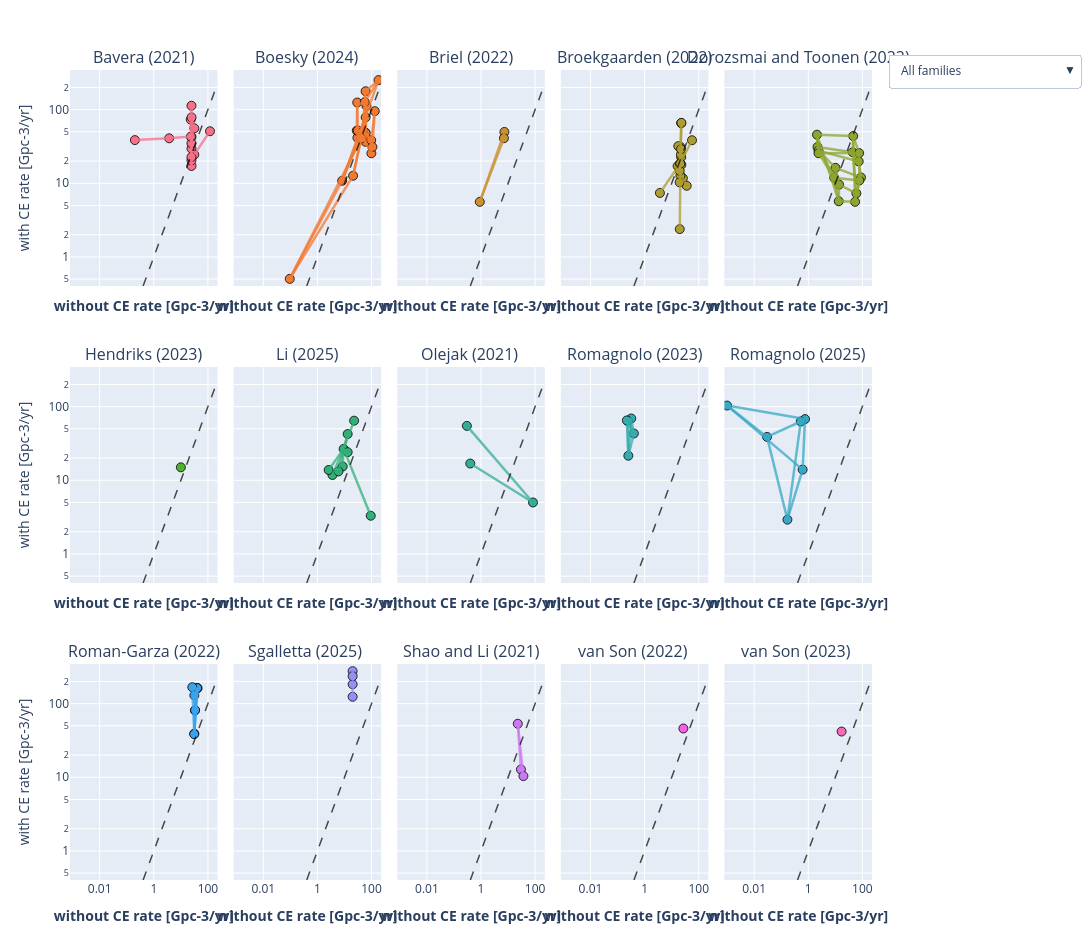

Write notebook code for a chart like this one.
### Code cell
fig = plot_ce_vs_withoutce_rate_by_study_plotly(
    path_to_file="/Users/floorbroekgaarden/Projects/GitHub/Rates_of_Formation_Channels/plottingCode/All_Figures/Data_formation_channels_intrinsic/",
    DCOlabel="BH-BH",
    ncols_grid=5,
    panel_w=360,
    panel_h=290,
    marker_size=9,
    line_width=2.5,
    palette_name="husl",
)

fig.show()

# to save the figure
fig.write_html("Output_Figures/BHBH_withCE_vs_withoutCE_rate_grid.html", include_plotlyjs="cdn")
